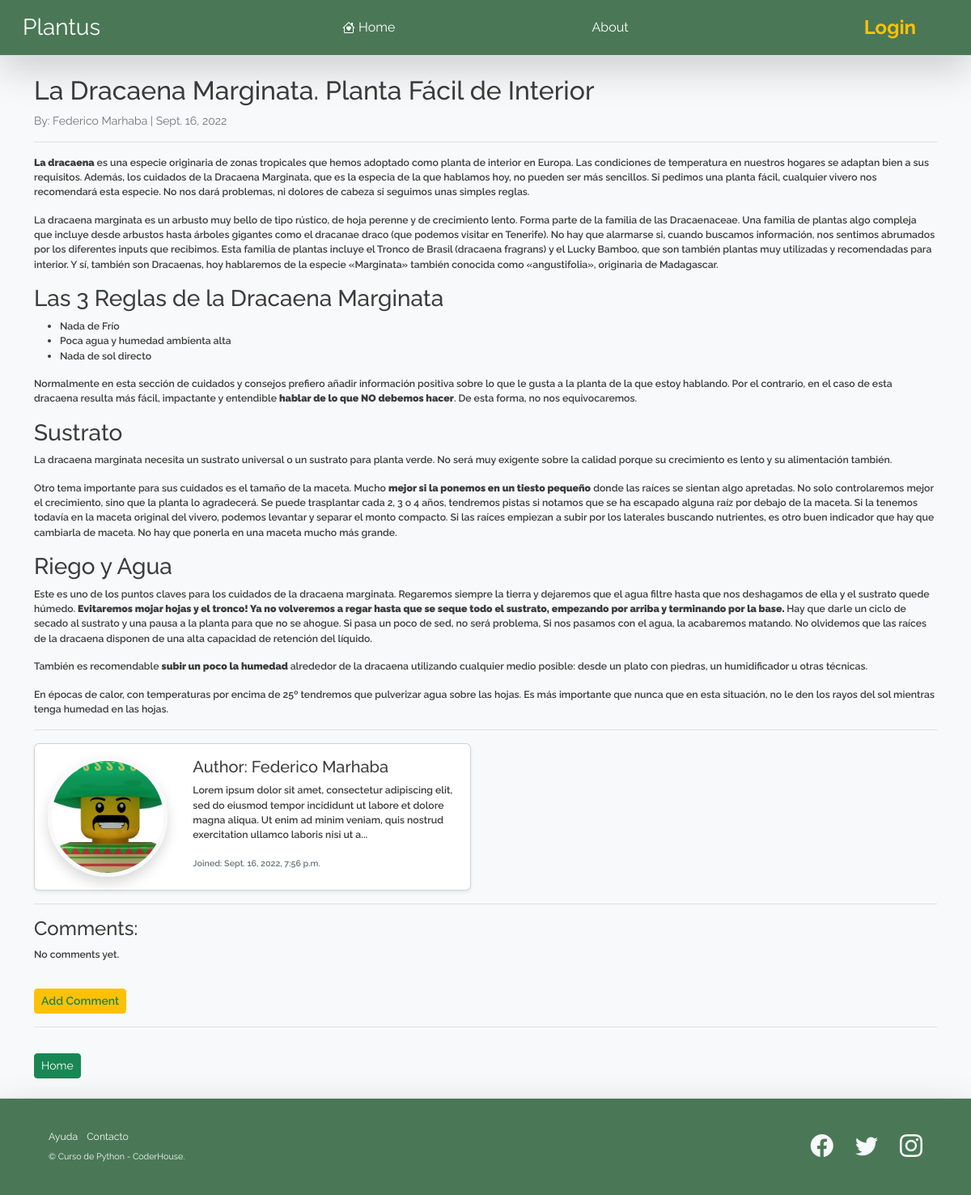
/post/15, run on the app's committed database.
### blog/models.py (models this page shows, shortened)
class Post(models.Model):
    title       = models.CharField(max_length=255)
    author      = models.ForeignKey(User, on_delete = models.CASCADE)
    body        = RichTextField(blank = True, null = True)
    post_image  = models.URLField(max_length=250, default='https://dummyimage.com/600x400/e0e0e0/878787.png&text=img')
    post_date   = models.DateField(auto_now_add=True)
    category    = models.CharField(max_length=255)

class Profile (models.Model):
    user            = models.OneToOneField(User, null=True, on_delete = models.CASCADE)
    description     = models.TextField()
    avatar          = models.ImageField(upload_to='avatars', null=True, blank=True)
    instagram_url   = models.CharField(max_length=256,null=True, blank=True)
    facebook_url    = models.CharField(max_length=256,null=True, blank=True)

### blog/views.py (the view)
# urls.py: path('post/<int:pk>', PostDetailView.as_view(), name="post_details"),
class PostDetailView (DetailView):
    model           = Post
    template_name   = 'post_details.html'
    def get_context_data(self, *args, **kwargs):
        comments_list = Comment.objects.all()
        context = super(PostDetailView, self).get_context_data(*args, **kwargs)
        context['comments_list'] = comments_list
        return context

### blog/templates/post_details.html (shortened to what this page needs)
{% extends "base.html" %}
{% load static %}
{% block blog_base %}
<div>
    <div class="row">
        <div class="col">
            <div class='border-bottom '>
                <h2 > {{post.title}} <h2/>
                <p class='text-secondary fw-normal fs-6 '>
                    <small> By: {{post.author.first_name}} {{post.author.last_name}} | {{post.post_date}}<small/>
                </p>
            </div>
            <div class="border-bottom">
                <p>
                    {{ post.body  | safe }}
                </p>
            </div>
        </div>
        <div class="col border-bottom">
            <div class="card my-3 shadow-sm" style="max-width: 540px;">
                <div class="row g-0">
                  <div class="col-sm-4 d-flex justify-content-center p-3">
                    {% if post.author.profile.avatar.url %}
                    <img src="{{post.author.profile.avatar.url}}" class="img-fluid rounded-circle border border-5 border-light shadow" style="max-width:148px;max-width:148px;"alt="post.author">
                    {% else %}
                    <img src="{% static 'assets/1.jpg' %}" class="img-fluid rounded-circle border border-5 border-light shadow" style="max-width:148px;max-width:148px;"alt="post.author">
                    {% endif %}
                  </div>
                  <div class="col-sm-8">
                    <div class="card-body">
                      <h5 class="card-title">Author: {{post.author.first_name}} {{post.author.last_name}}</h5>
                      <p class="card-text">{{post.author.profile.description | slice:":200" }}...</p>
                      <p class="card-text"><small class="text-muted">Joined: {{post.author.date_joined}}</small></p>
                    </div>
                  </div>
                </div>
              </div>
        </div>
        <div class='border-bottom my-3 pb-3'>
            <h4>Comments:</h4>
            {% if not post.comments.all %}
                <p> No comments yet.</p>
            {% endif %}
            <button class='btn btn-warning btn-sm mt-3' >
                <a class='text-decoration-none text-success fw-semibold' href="{% url 'comment_add' post.pk %}">
                    Add Comment
                </a>
            </button>
        </div>
    </div>
    <a class='btn btn-success btn-sm mt-3' href="{% url 'home' %}">
        Home
    </a>
</div>
{% endblock blog_base %}

### blog/static/css/custom-styles.css (style rules this page uses)
:root { --bs-font-sans-serif: 'Raleway', sans-serif; --bs-body-font-family: var(--bs-font-sans-serif); }
body { color:rgb(60, 60, 60) }

### data on the page
Post: title "La Dracaena Marginata. Planta Fácil de Interior", author.first_name "Federico", author.last_name "Marhaba", post_date "Sept. 16, 2022", body "La dracaena es una especie originaria de zonas tropicales que hemos adoptado como planta de interior en Europa. Las condiciones de temperatura en nuestros hogares se adaptan bien a sus requisitos. Además, los cuidados de la Dracaena Marginata, que es la especia de la que hablamos hoy, no pueden ser más sencillos. Si pedimos una planta fácil, cualquier vivero nos recomendará esta especie. No nos dará problemas, ni dolores de cabeza si seguimos unas simples reglas. La dracaena marginata es un arbusto muy bello de tipo rústico, de hoja perenne y de crecimiento lento. Forma parte de la familia de las Dracaenaceae. Una familia de plantas algo compleja que incluye desde arbustos hasta árboles…", author.profile.avatar (picture), author.profile.description "Lorem ipsum dolor sit amet, consectetur adipiscing elit, sed do eiusmod tempor incididunt ut labore et dolore magna aliqua. Ut enim ad minim veniam, quis nostrud exercitation ullamco laboris nisi ut a", author.date_joined "Sept. 16, 2022, 7:56 p.m."
